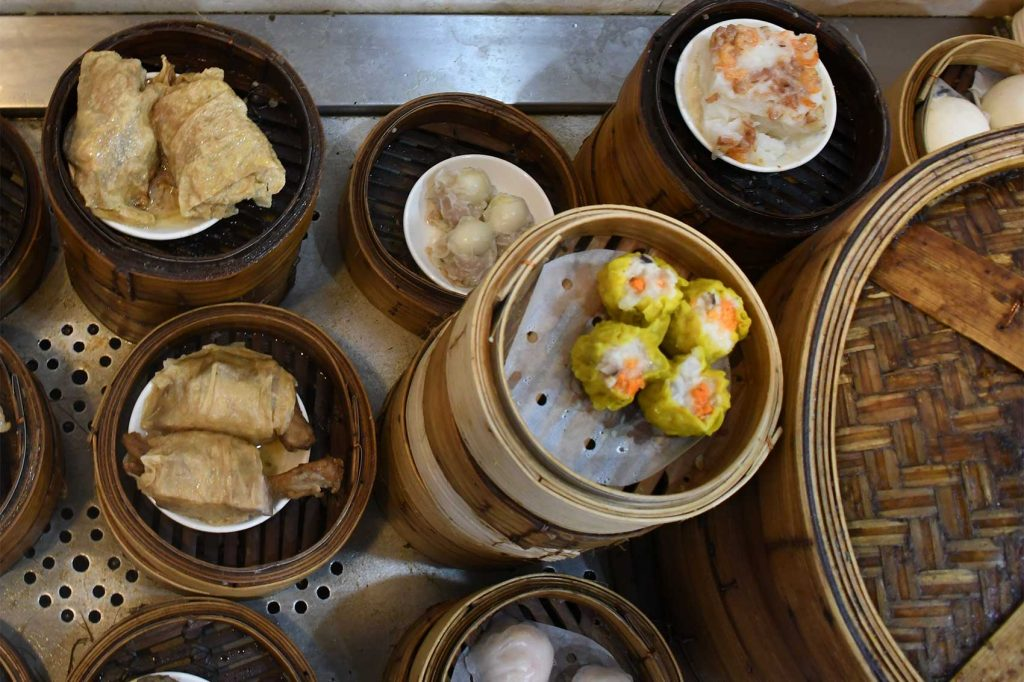
#> input picture dimsum.jpg, 1024 x 682 px
$ jupyter execute image_histograms.ipynb
#> lines starting #> are read from the running program, lines starting #| are printed output that depends on the picture; after the words box and inside, x2 and y2 are one past the last pixel; in counts of white or black regions, pixels touching at a corner belong together
[cell 1]
import numpy as np
import cv2
import matplotlib.pyplot as plt

[cell 2]
img= np.zeros((512,512), np.uint8)
cv2.rectangle(img, (0,100), (200,300), (255), -1)
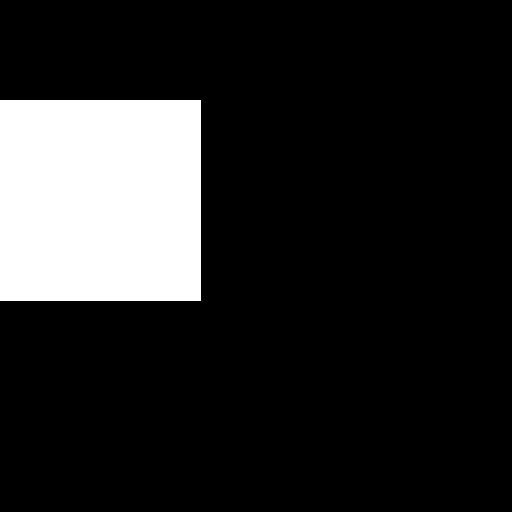
#> img: shape (512, 512); 15.4% white; 1 white region, box (x1, y1, x2, y2) and area: (0, 100, 201, 301) 40401
cv2.imshow('Black', img)
plt.hist(img.ravel(), 256, [0,256])
plt.show()
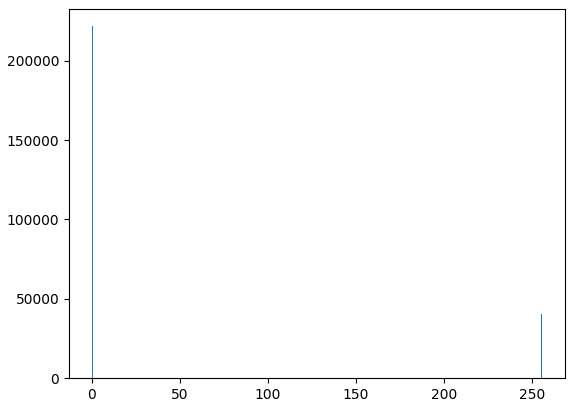
#> figure drawn by matplotlib, 1 panel; tallest bar 221743 high, from x = 0 to 1

cv2.waitKey(0)
cv2.destroyAllWindows()

[cell 3]
img= cv2.imread('dimsum.jpg',0)
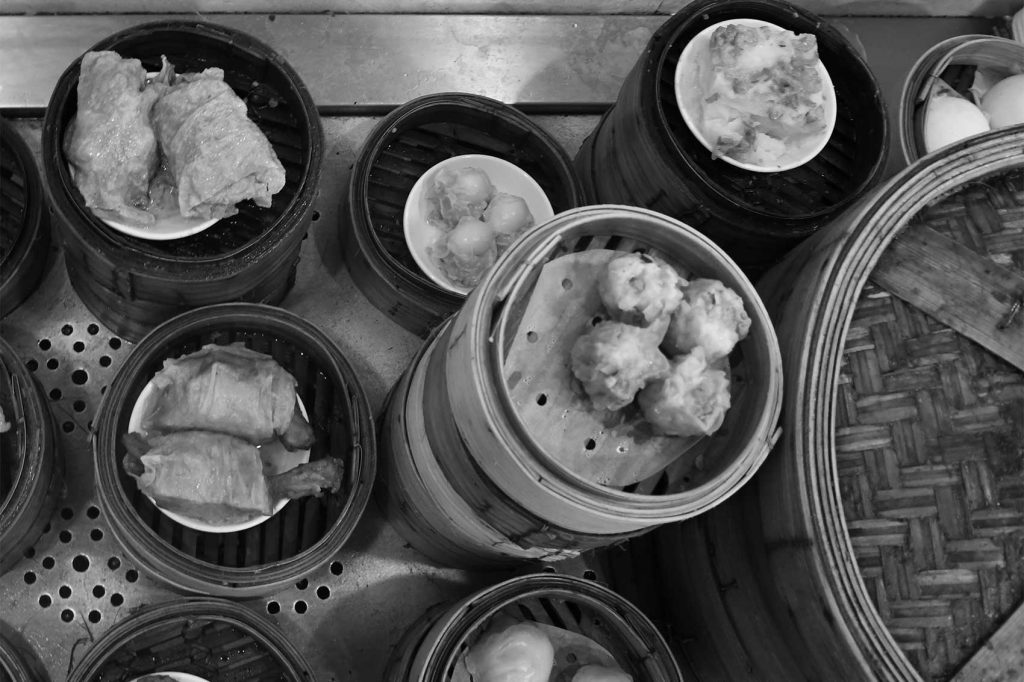
#> img: shape (682, 1024); min 0, max 252, mean 83.3
cv2.imshow("image", img)
plt.hist(img.ravel(), 256, [0,256])
plt.show()
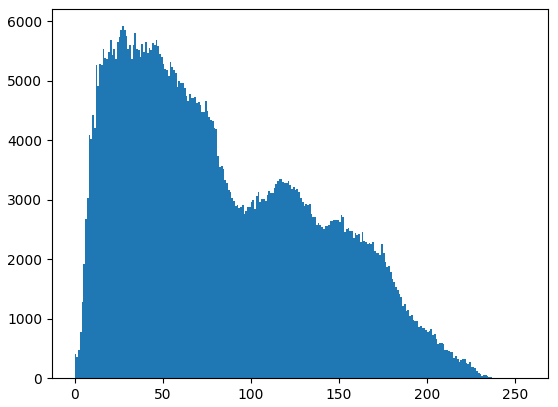
#> figure drawn by matplotlib, 1 panel; tallest bar 5919 high, from x = 27 to 28

cv2.waitKey(0)
cv2.destroyAllWindows()

[cell 4]
img= cv2.imread('dimsum.jpg')
#> img is the input picture: shape (682, 1024, 3); mean B, G, R 60, 80.5, 97.8
b,g,r=cv2.split(img)
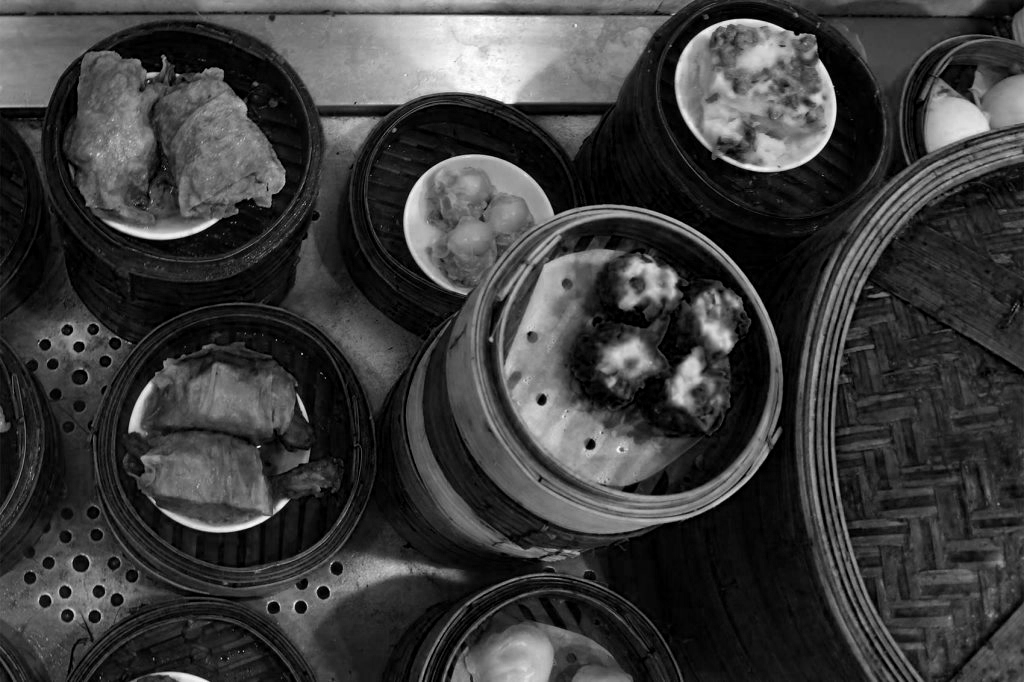
#> b: shape (682, 1024); min 0, max 255, mean 60
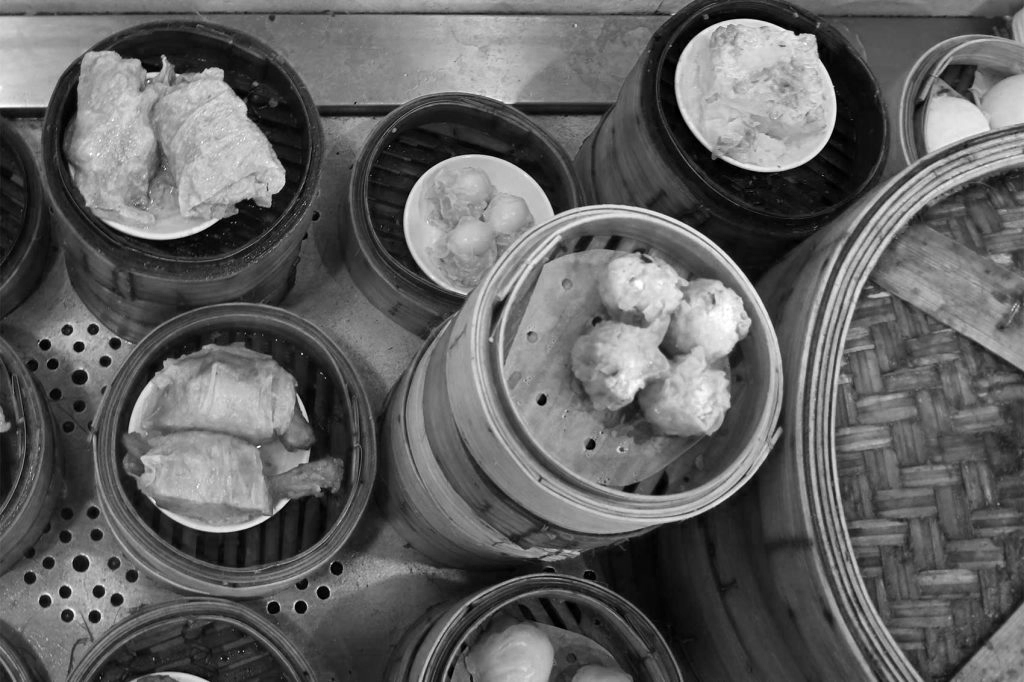
#> r: shape (682, 1024); min 0, max 255, mean 97.8
cv2.imshow("image", img)
cv2.imshow("BLue", b)
cv2.imshow("Green", g)
cv2.imshow("Red", r)
#plt.hist(img.ravel(), 256, [0,256])
plt.hist(b.ravel(), 256, [0,256])
plt.hist(g.ravel(), 256, [0,256])
plt.hist(r.ravel(), 256, [0,256])
plt.show()
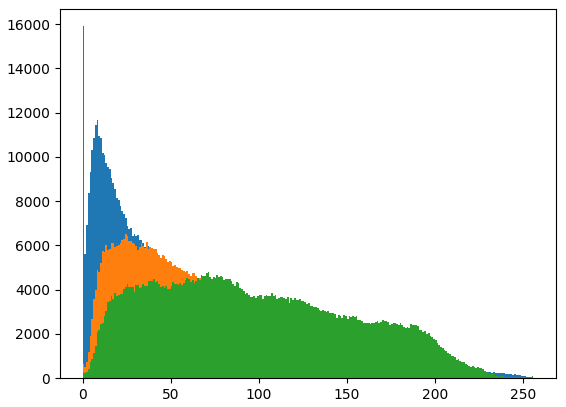
#> figure drawn by matplotlib, 1 panel; tallest bar 15903 high, from x = 0 to 1; tallest bar 6531 high, from x = 24 to 25; tallest bar 4781 high, from x = 71 to 72

cv2.waitKey(0)
cv2.destroyAllWindows()

[cell 5]
img= cv2.imread('dimsum.jpg',0)
hist= cv2.calcHist([img], [0], None, [256],[0,256])
#> hist = 256 values, max 5919 at index 27, min 0 at index 244, mean 2728
plt.plot(hist)

plt.show()
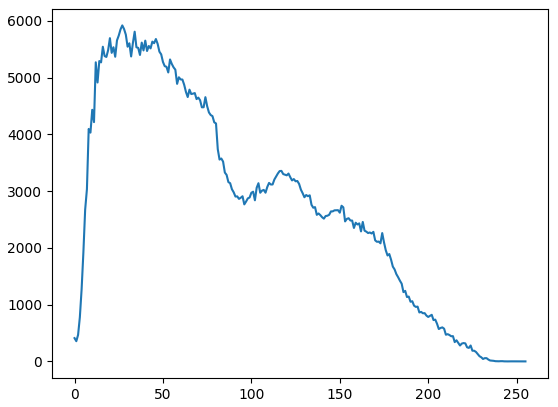
#> figure drawn by matplotlib, 1 panel; curve peaks at x = 27, y = 5919
cv2.waitKey(0)
cv2.destroyAllWindows()

$ run again, with IMG-20181215-WA0012.jpg copied over dimsum.jpg
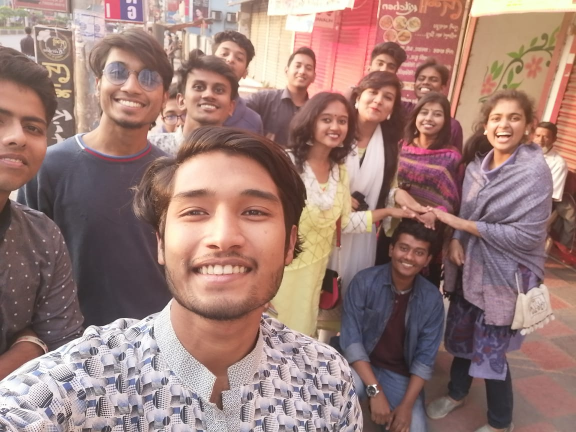
#> input picture IMG-20181215-WA0012.jpg, 1152 x 864 px (shown at 1/2 size)
#> img is the input picture: shape (864, 1152, 3); mean B, G, R 119.5, 125.4, 156.4
#> `b,g,r=cv2.split(img)`:
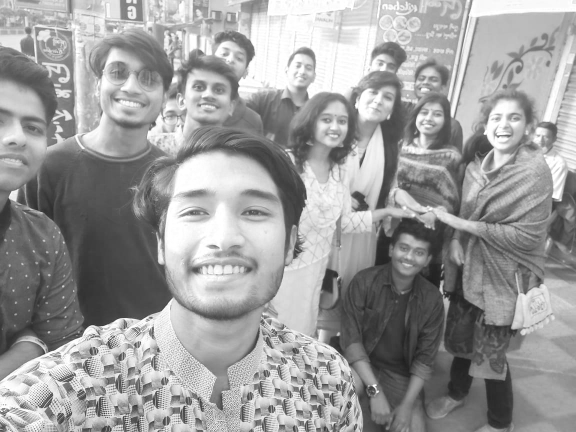
#> r: shape (864, 1152) (shown at 1/2 size); min 8, max 255, mean 156.4
#> hist = 256 values, max 7488 at index 82, min 0 at index 1, mean 3888
#> `plt.show()`:
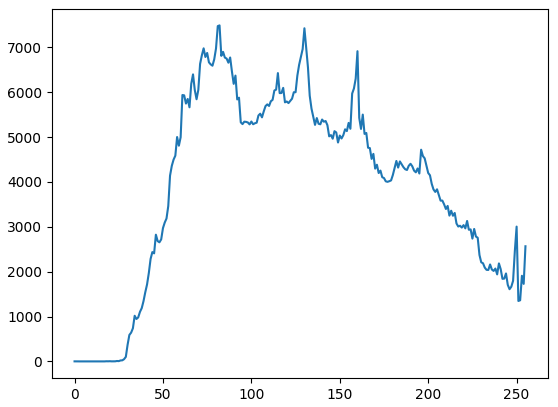
#> figure drawn by matplotlib, 1 panel; curve peaks at x = 82, y = 7488

$ run again, with c41cd782b962e5ba758c9bb7104b9400.jpg copied over dimsum.jpg
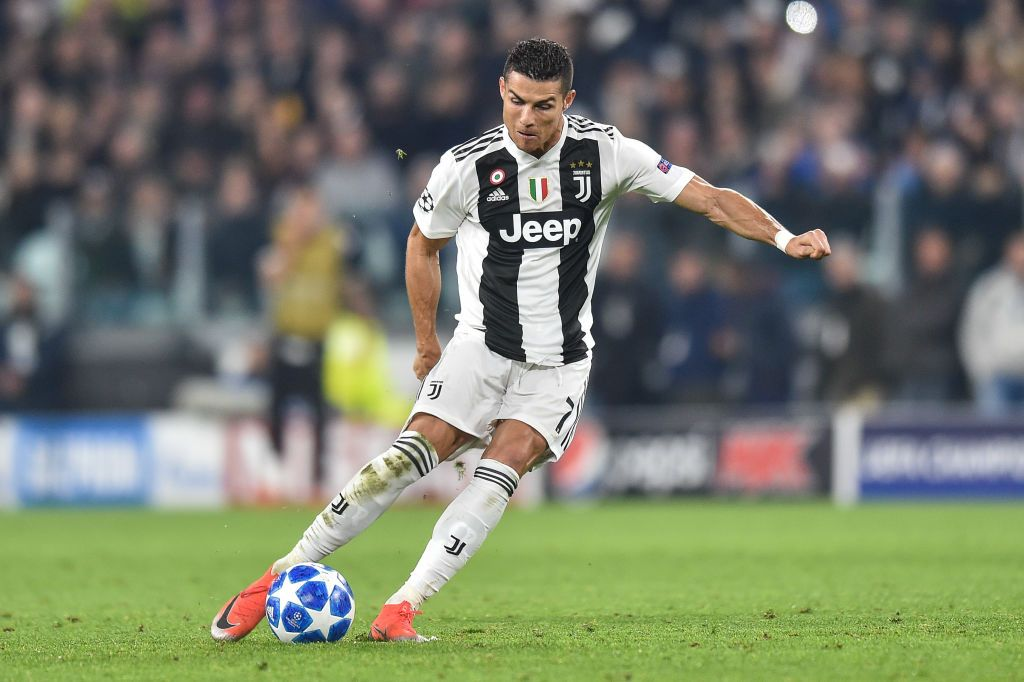
#> input picture c41cd782b962e5ba758c9bb7104b9400.jpg, 1024 x 682 px
#> img is the input picture: shape (682, 1024, 3); mean B, G, R 105.8, 124.4, 118.1
#> `plt.show()`:
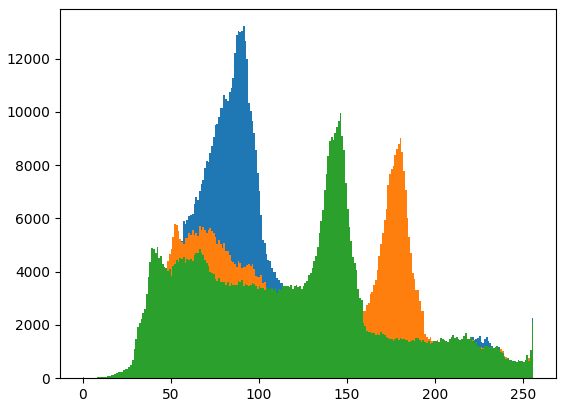
#> figure drawn by matplotlib, 1 panel; tallest bar 13223 high, from x = 91 to 92; tallest bar 9023 high, from x = 180 to 181; tallest bar 9946 high, from x = 146 to 147
#> hist = 256 values, max 9622 at index 160, min 1 at index 0, mean 2728
#> `plt.show()`:
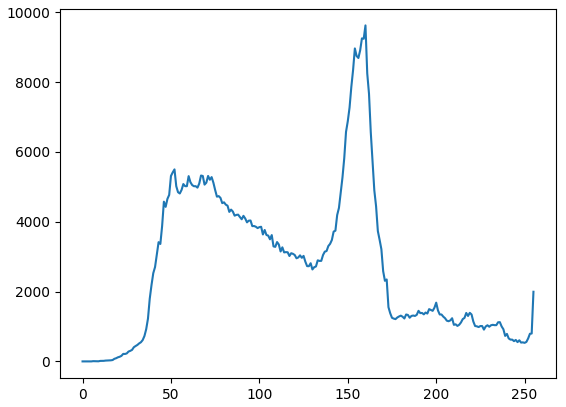
#> figure drawn by matplotlib, 1 panel; curve peaks at x = 160, y = 9622
